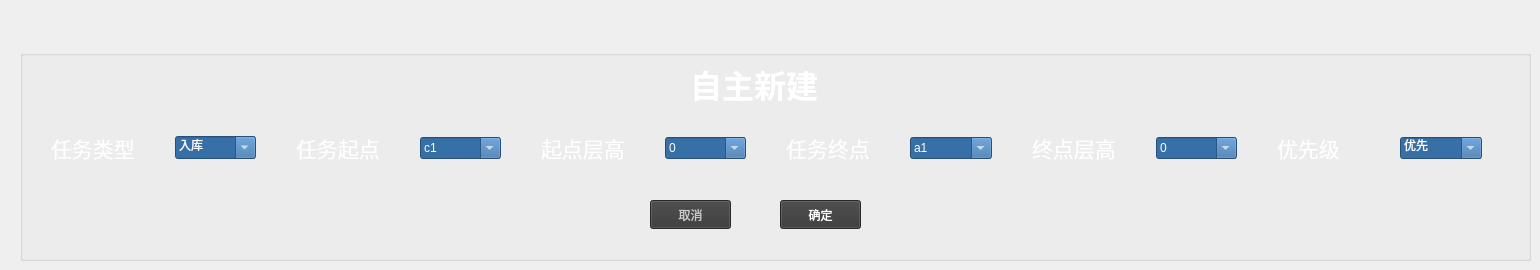
      <widget class="QWidget" name="tab_2">
       <attribute name="title">
        <string>新建任务</string>
       </attribute>
       <widget class="QGroupBox" name="groupBox_61">
        <property name="geometry">
         <rect>
          <x>20</x>
          <y>50</y>
          <width>1511</width>
          <height>211</height>
         </rect>
        </property>
        <property name="styleSheet">
         <string notr="true">background-color:transparent;</string>
        </property>
        <property name="title">
         <string/>
        </property>
        <widget class="QLabel" name="label_367">
         <property name="geometry">
          <rect>
           <x>670</x>
           <y>10</y>
           <width>131</width>
           <height>41</height>
          </rect>
         </property>
         <property name="font">
          <font>
           <weight>75</weight>
           <bold>true</bold>
          </font>
         </property>
         <property name="text">
          <string>&lt;html&gt;&lt;head/&gt;&lt;body&gt;&lt;p&gt;&lt;span style=&quot; font-size:24pt; color:#ffffff;&quot;&gt;自主新建&lt;/span&gt;&lt;/p&gt;&lt;/body&gt;&lt;/html&gt;</string>
         </property>
        </widget>
        <widget class="QPushButton" name="newCancel">
         <property name="geometry">
          <rect>
           <x>630</x>
           <y>150</y>
           <width>81</width>
           <height>29</height>
          </rect>
         </property>
         <property name="styleSheet">
          <string notr="true">background-color: rgb(56, 56, 56);
color: rgb(200, 200, 200);</string>
         </property>
         <property name="text">
          <string>取消</string>
         </property>
        </widget>
        <widget class="QPushButton" name="newOk">
         <property name="geometry">
          <rect>
           <x>760</x>
           <y>150</y>
           <width>81</width>
           <height>29</height>
          </rect>
         </property>
         <property name="styleSheet">
          <string notr="true">background-color: rgb(56, 56, 56);
color: rgb(255, 255, 255);</string>
         </property>
         <property name="text">
          <string>确定</string>
         </property>
        </widget>
        <widget class="QWidget" name="layoutWidget_2">
         <property name="geometry">
          <rect>
           <x>31</x>
           <y>80</y>
           <width>1431</width>
           <height>36</height>
          </rect>
         </property>
         <layout class="QHBoxLayout" name="horizontalLayout_7">
          <property name="spacing">
           <number>40</number>
          </property>
          <item>
           <layout class="QHBoxLayout" name="horizontalLayout">
            <item>
             <widget class="QLabel" name="label_368">
              <property name="text">
               <string>&lt;html&gt;&lt;head/&gt;&lt;body&gt;&lt;p&gt;&lt;span style=&quot; font-size:16pt; color:#ffffff;&quot;&gt;任务类型&lt;/span&gt;&lt;/p&gt;&lt;/body&gt;&lt;/html&gt;</string>
              </property>
             </widget>
            </item>
            <item>
             <widget class="QComboBox" name="newOfferKind">
              <property name="palette">
               <palette>
                <active>
                 <colorrole role="WindowText">
                  <brush brushstyle="SolidPattern">
                   <color alpha="255">
                    <red>255</red>
                    <green>255</green>
                    <blue>255</blue>
                   </color>
                  </brush>
                 </colorrole>
                 <colorrole role="Button">
                  <brush brushstyle="SolidPattern">
                   <color alpha="255">
                    <red>55</red>
                    <green>111</green>
                    <blue>167</blue>
                   </color>
                  </brush>
                 </colorrole>
                 <colorrole role="Text">
                  <brush brushstyle="SolidPattern">
                   <color alpha="255">
                    <red>255</red>
                    <green>255</green>
                    <blue>255</blue>
                   </color>
                  </brush>
                 </colorrole>
                 <colorrole role="ButtonText">
                  <brush brushstyle="SolidPattern">
                   <color alpha="255">
                    <red>255</red>
                    <green>255</green>
                    <blue>255</blue>
                   </color>
                  </brush>
                 </colorrole>
                 <colorrole role="Base">
                  <brush brushstyle="SolidPattern">
                   <color alpha="255">
                    <red>55</red>
                    <green>111</green>
                    <blue>167</blue>
                   </color>
                  </brush>
                 </colorrole>
                 <colorrole role="Window">
                  <brush brushstyle="SolidPattern">
                   <color alpha="255">
                    <red>55</red>
                    <green>111</green>
                    <blue>167</blue>
                   </color>
                  </brush>
                 </colorrole>
                 <colorrole role="PlaceholderText">
                  <brush brushstyle="NoBrush">
                   <color alpha="128">
                    <red>255</red>
                    <green>255</green>
                    <blue>255</blue>
                   </color>
                  </brush>
                 </colorrole>
                </active>
                <inactive>
                 <colorrole role="WindowText">
                  <brush brushstyle="SolidPattern">
                   <color alpha="255">
                    <red>255</red>
                    <green>255</green>
                    <blue>255</blue>
                   </color>
                  </brush>
                 </colorrole>
                 <colorrole role="Button">
                  <brush brushstyle="SolidPattern">
                   <color alpha="255">
                    <red>55</red>
                    <green>111</green>
                    <blue>167</blue>
                   </color>
                  </brush>
                 </colorrole>
                 <colorrole role="Text">
                  <brush brushstyle="SolidPattern">
                   <color alpha="255">
                    <red>255</red>
                    <green>255</green>
                    <blue>255</blue>
                   </color>
                  </brush>
                 </colorrole>
                 <colorrole role="ButtonText">
                  <brush brushstyle="SolidPattern">
                   <color alpha="255">
                    <red>255</red>
                    <green>255</green>
                    <blue>255</blue>
                   </color>
                  </brush>
                 </colorrole>
                 <colorrole role="Base">
                  <brush brushstyle="SolidPattern">
                   <color alpha="255">
                    <red>55</red>
                    <green>111</green>
                    <blue>167</blue>
                   </color>
                  </brush>
                 </colorrole>
                 <colorrole role="Window">
                  <brush brushstyle="SolidPattern">
                   <color alpha="255">
                    <red>55</red>
                    <green>111</green>
                    <blue>167</blue>
                   </color>
                  </brush>
                 </colorrole>
                 <colorrole role="PlaceholderText">
                  <brush brushstyle="NoBrush">
                   <color alpha="128">
                    <red>255</red>
                    <green>255</green>
                    <blue>255</blue>
                   </color>
                  </brush>
                 </colorrole>
                </inactive>
                <disabled>
                 <colorrole role="WindowText">
                  <brush brushstyle="SolidPattern">
                   <color alpha="255">
                    <red>255</red>
                    <green>255</green>
                    <blue>255</blue>
                   </color>
                  </brush>
                 </colorrole>
                 <colorrole role="Button">
                  <brush brushstyle="SolidPattern">
                   <color alpha="255">
                    <red>55</red>
                    <green>111</green>
                    <blue>167</blue>
                   </color>
                  </brush>
                 </colorrole>
                 <colorrole role="Text">
                  <brush brushstyle="SolidPattern">
                   <color alpha="255">
                    <red>255</red>
                    <green>255</green>
                    <blue>255</blue>
                   </color>
                  </brush>
                 </colorrole>
                 <colorrole role="ButtonText">
                  <brush brushstyle="SolidPattern">
                   <color alpha="255">
                    <red>255</red>
                    <green>255</green>
                    <blue>255</blue>
                   </color>
                  </brush>
                 </colorrole>
                 <colorrole role="Base">
                  <brush brushstyle="SolidPattern">
                   <color alpha="255">
                    <red>55</red>
                    <green>111</green>
                    <blue>167</blue>
                   </color>
                  </brush>
                 </colorrole>
                 <colorrole role="Window">
                  <brush brushstyle="SolidPattern">
                   <color alpha="255">
                    <red>55</red>
                    <green>111</green>
                    <blue>167</blue>
                   </color>
                  </brush>
                 </colorrole>
                 <colorrole role="PlaceholderText">
                  <brush brushstyle="NoBrush">
                   <color alpha="128">
                    <red>255</red>
                    <green>255</green>
                    <blue>255</blue>
                   </color>
                  </brush>
                 </colorrole>
                </disabled>
               </palette>
              </property>
              <property name="font">
               <font>
                <pointsize>10</pointsize>
               </font>
              </property>
              <property name="contextMenuPolicy">
               <enum>Qt::DefaultContextMenu</enum>
              </property>
              <property name="layoutDirection">
               <enum>Qt::LeftToRight</enum>
              </property>
              <property name="styleSheet">
               <string notr="true">background-color: rgb(55, 111, 167);
color: rgb(255, 255, 255);</string>
              </property>
              <property name="editable">
               <bool>true</bool>
              </property>
              <item>
               <property name="text">
                <string>入库</string>
               </property>
              </item>
              <item>
               <property name="text">
                <string>出库</string>
               </property>
              </item>
              <item>
               <property name="text">
                <string>移库</string>
               </property>
              </item>
             </widget>
            </item>
           </layout>
          </item>
          <item>
           <layout class="QHBoxLayout" name="horizontalLayout_2">
            <item>
             <widget class="QLabel" name="label_369">
              <property name="text">
               <string>&lt;html&gt;&lt;head/&gt;&lt;body&gt;&lt;p&gt;&lt;span style=&quot; font-size:16pt; color:#ffffff;&quot;&gt;任务起点&lt;/span&gt;&lt;/p&gt;&lt;/body&gt;&lt;/html&gt;</string>
              </property>
             </widget>
            </item>
            <item>
             <widget class="QComboBox" name="newOfferStart">
              <property name="styleSheet">
               <string notr="true">background-color: rgb(55, 111, 167);
color: rgb(255, 255, 255);</string>
              </property>
              <property name="editable">
               <bool>true</bool>
              </property>
              <item>
               <property name="text">
                <string>c1</string>
               </property>
              </item>
              <item>
               <property name="text">
                <string>c2</string>
               </property>
              </item>
              <item>
               <property name="text">
                <string>c3</string>
               </property>
              </item>
             </widget>
            </item>
           </layout>
          </item>
          <item>
           <layout class="QHBoxLayout" name="horizontalLayout_3">
            <item>
             <widget class="QLabel" name="label_375">
              <property name="text">
               <string>&lt;html&gt;&lt;head/&gt;&lt;body&gt;&lt;p&gt;&lt;span style=&quot; font-size:16pt; color:#ffffff;&quot;&gt;起点层高&lt;/span&gt;&lt;/p&gt;&lt;/body&gt;&lt;/html&gt;</string>
              </property>
             </widget>
            </item>
            <item>
             <widget class="QComboBox" name="newstartHigh">
              <property name="styleSheet">
               <string notr="true">background-color: rgb(55, 111, 167);
color: rgb(255, 255, 255);</string>
              </property>
              <property name="editable">
               <bool>true</bool>
              </property>
              <item>
               <property name="text">
                <string>0</string>
               </property>
              </item>
              <item>
               <property name="text">
                <string>1</string>
               </property>
              </item>
              <item>
               <property name="text">
                <string>2</string>
               </property>
              </item>
              <item>
               <property name="text">
                <string>3</string>
               </property>
              </item>
             </widget>
            </item>
           </layout>
          </item>
          <item>
           <layout class="QHBoxLayout" name="horizontalLayout_4">
            <item>
             <widget class="QLabel" name="label_370">
              <property name="text">
               <string>&lt;html&gt;&lt;head/&gt;&lt;body&gt;&lt;p&gt;&lt;span style=&quot; font-size:16pt; color:#ffffff;&quot;&gt;任务终点&lt;/span&gt;&lt;/p&gt;&lt;/body&gt;&lt;/html&gt;</string>
              </property>
             </widget>
            </item>
            <item>
             <widget class="QComboBox" name="newOfferEnd">
              <property name="styleSheet">
               <string notr="true">background-color: rgb(55, 111, 167);
color: rgb(255, 255, 255);</string>
              </property>
              <property name="editable">
               <bool>true</bool>
              </property>
              <item>
               <property name="text">
                <string>a1</string>
               </property>
              </item>
              <item>
               <property name="text">
                <string>a2</string>
               </property>
              </item>
              <item>
               <property name="text">
                <string>a3</string>
               </property>
              </item>
             </widget>
            </item>
           </layout>
          </item>
          <item>
           <layout class="QHBoxLayout" name="horizontalLayout_5">
            <item>
             <widget class="QLabel" name="label_376">
              <property name="text">
               <string>&lt;html&gt;&lt;head/&gt;&lt;body&gt;&lt;p&gt;&lt;span style=&quot; font-size:16pt; color:#ffffff;&quot;&gt;终点层高&lt;/span&gt;&lt;/p&gt;&lt;/body&gt;&lt;/html&gt;</string>
              </property>
             </widget>
            </item>
            <item>
             <widget class="QComboBox" name="newendHigh">
              <property name="styleSheet">
               <string notr="true">background-color: rgb(55, 111, 167);
color: rgb(255, 255, 255);</string>
              </property>
              <property name="editable">
               <bool>true</bool>
              </property>
              <item>
               <property name="text">
                <string>0</string>
               </property>
              </item>
              <item>
               <property name="text">
                <string>1</string>
               </property>
              </item>
              <item>
               <property name="text">
                <string>2</string>
               </property>
              </item>
              <item>
               <property name="text">
                <string>3</string>
               </property>
              </item>
             </widget>
            </item>
           </layout>
          </item>
          <item>
           <layout class="QHBoxLayout" name="horizontalLayout_6">
            <item>
             <widget class="QLabel" name="label_383">
              <property name="text">
               <string>&lt;html&gt;&lt;head/&gt;&lt;body&gt;&lt;p&gt;&lt;span style=&quot; font-size:16pt; color:#ffffff;&quot;&gt;优先级&lt;/span&gt;&lt;/p&gt;&lt;/body&gt;&lt;/html&gt;</string>
              </property>
             </widget>
            </item>
            <item>
             <widget class="QComboBox" name="newPriority">
              <property name="styleSheet">
               <string notr="true">background-color: rgb(55, 111, 167);
color: rgb(255, 255, 255);</string>
              </property>
              <property name="editable">
               <bool>true</bool>
              </property>
              <item>
               <property name="text">
                <string>优先</string>
               </property>
              </item>
              <item>
               <property name="text">
                <string>最高</string>
               </property>
              </item>
              <item>
               <property name="text">
                <string>顺序</string>
               </property>
              </item>
             </widget>
            </item>
           </layout>
          </item>
         </layout>
        </widget>
       </widget>
      </widget>
